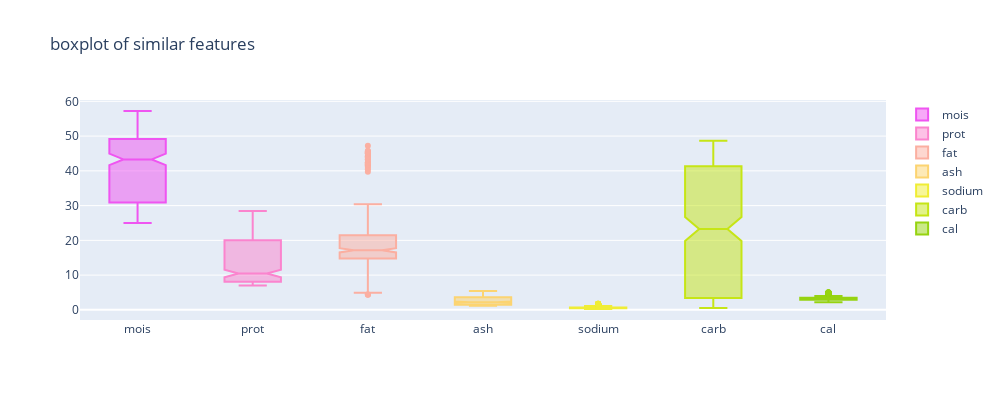

The cell this chart's notebook holds for it:
### Code cell
def box_similar(df, cols, colors=px.colors.qualitative.T10, height=400, width=1200):

    print("features in this chart are: ", cols)
    
    color_list = cycle(iter(colors))
    
    traces = []
    
    for j in cols:
        trace = go.Box(
            y=df[j],
            name=j,
            notched=True,
            marker={"color": next(color_list)}        
        )
        traces.append(trace)
    
    return go.Figure(traces).update_layout({"title": "boxplot of similar features", "height": height,"width": width})

box_similar(pizza, cols=[j for j in continuous if "id" not in j], colors=px.colors.cyclical.mygbm, height=400, width=1000)

### Figure 1 — Plotly figure (JSON) as saved in the notebook; plotly's stock layout.template omitted (floating-point values rounded to 4 significant figures; data arrays with more than 128 entries replaced by an {"elided": "..."} marker saying what was removed)
{"data": [{"marker": {"color": "#ef55f1"}, "name": "mois", "notched": true, "type": "box", "y": {"elided": "300 float values"}}, {"marker": {"color": "#fb84ce"}, "name": "prot", "notched": true, "type": "box", "y": {"elided": "300 float values"}}, {"marker": {"color": "#fbafa1"}, "name": "fat", "notched": true, "type": "box", "y": {"elided": "300 float values"}}, {"marker": {"color": "#fcd471"}, "name": "ash", "notched": true, "type": "box", "y": {"elided": "300 float values"}}, {"marker": {"color": "#f0ed35"}, "name": "sodium", "notched": true, "type": "box", "y": {"elided": "300 float values"}}, {"marker": {"color": "#c6e516"}, "name": "carb", "notched": true, "type": "box", "y": {"elided": "300 float values"}}, {"marker": {"color": "#96d310"}, "name": "cal", "notched": true, "type": "box", "y": {"elided": "300 float values"}}], "layout": {"height": 400, "title": {"text": "boxplot of similar features"}, "width": 1000, "xaxis": {"autorange": true, "range": [-0.5, 6.5], "type": "category"}, "yaxis": {"autorange": true, "range": [-2.915, 60.38], "type": "linear"}}}
